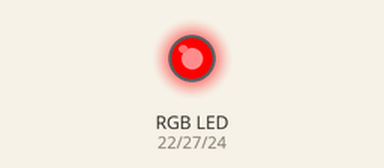
Simulated run of this program. Board: Raspberry Pi (BCM pin numbers). On the bench: an RGB LED mixed from three pins (HIGH = lit).

Above: at 0.5 s.
At 2.5 s:
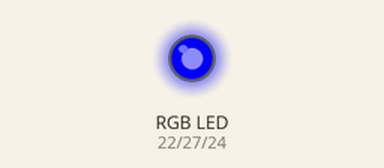
At 3.5 s:
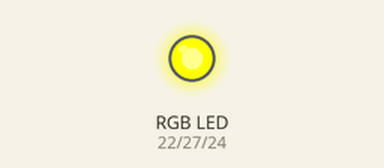
At 4.5 s:
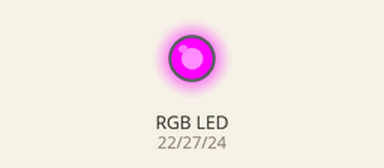
At 6.5 s:
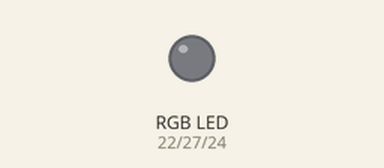
At 8.5 s:
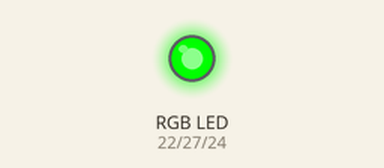
Timing chart, 0 to 9.1 s (numbered marks = the images above):
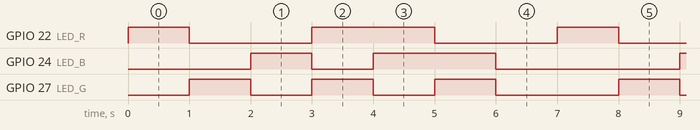

Measured:
- by itself, GPIO 22 (LED_R): repeats every 7.0 s: LOW 2.0 s, HIGH 2.0 s, LOW 2.0 s, HIGH 1.0 s
- by itself, GPIO 24 (LED_B): repeats every 7.0 s: LOW 1.0 s, HIGH 2.0 s, LOW 3.0 s, HIGH 1.0 s
- by itself, GPIO 27 (LED_G): repeats every 7.0 s: 2 × (LOW 1.0 s, HIGH 1.0 s), LOW 2.0 s, HIGH 1.0 s

The program:

ColorLED.py
```python
# -*- coding:UTF-8 -*-

import RPi.GPIO as GPIO
import time

GPIO.setwarnings(False)

#Definition of RGB module pin
LED_R = 22
LED_G = 27
LED_B = 24

#Set the GPIO port to BCM encoding mode.
GPIO.setmode(GPIO.BCM)

#RGB pins are initialized into output mode
GPIO.setup(LED_R, GPIO.OUT)
GPIO.setup(LED_G, GPIO.OUT)
GPIO.setup(LED_B, GPIO.OUT)

#Display 7 color LED
try:
    while True:
        GPIO.output(LED_R, GPIO.HIGH)
        GPIO.output(LED_G, GPIO.LOW)
        GPIO.output(LED_B, GPIO.LOW)
        time.sleep(1)
        GPIO.output(LED_R, GPIO.LOW)
        GPIO.output(LED_G, GPIO.HIGH)
        GPIO.output(LED_B, GPIO.LOW)
        time.sleep(1)
        GPIO.output(LED_R, GPIO.LOW)
        GPIO.output(LED_G, GPIO.LOW)
        GPIO.output(LED_B, GPIO.HIGH)
        time.sleep(1)
        GPIO.output(LED_R, GPIO.HIGH)
        GPIO.output(LED_G, GPIO.HIGH)
        GPIO.output(LED_B, GPIO.LOW)
        time.sleep(1)
        GPIO.output(LED_R, GPIO.HIGH)
        GPIO.output(LED_G, GPIO.LOW)
        GPIO.output(LED_B, GPIO.HIGH)
        time.sleep(1)
        GPIO.output(LED_R, GPIO.LOW)
        GPIO.output(LED_G, GPIO.HIGH)
        GPIO.output(LED_B, GPIO.HIGH)
        time.sleep(1)
        GPIO.output(LED_R, GPIO.LOW)
        GPIO.output(LED_G, GPIO.LOW)
        GPIO.output(LED_B, GPIO.LOW)
        time.sleep(1)
except:
    print "except"
GPIO.cleanup()
```
